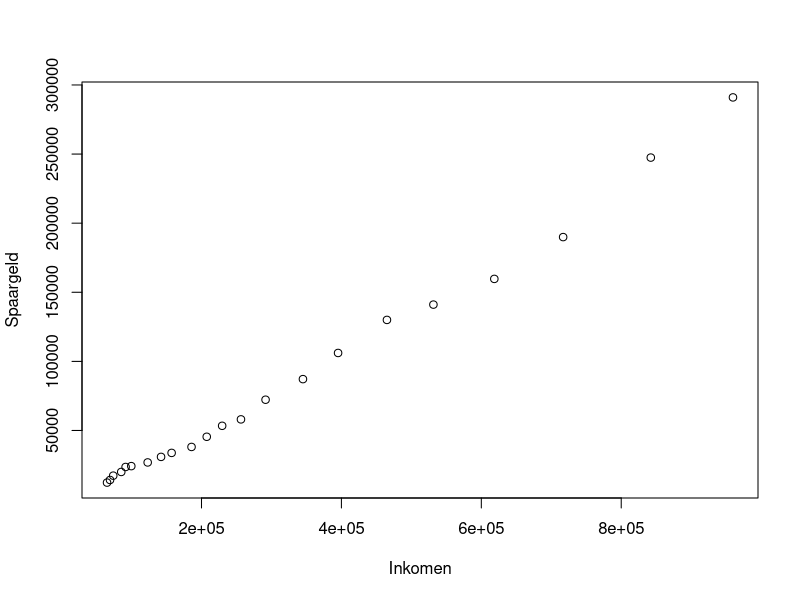
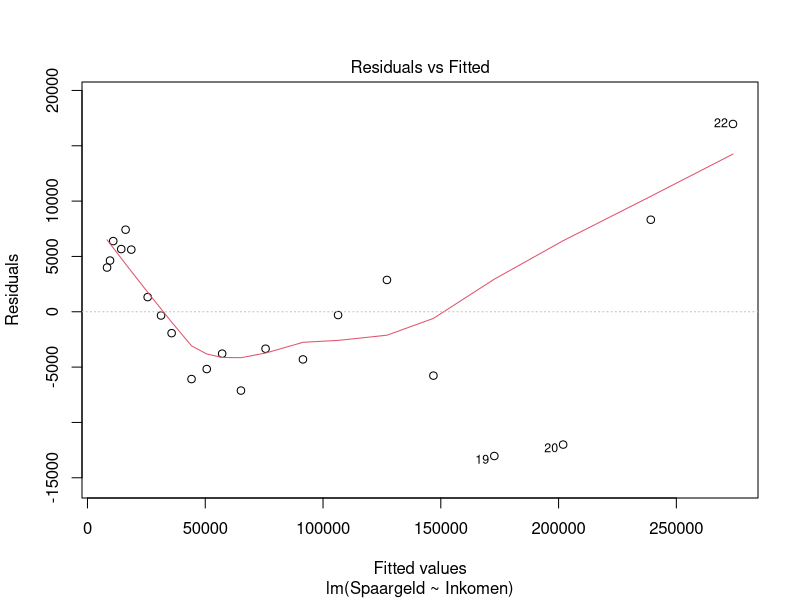
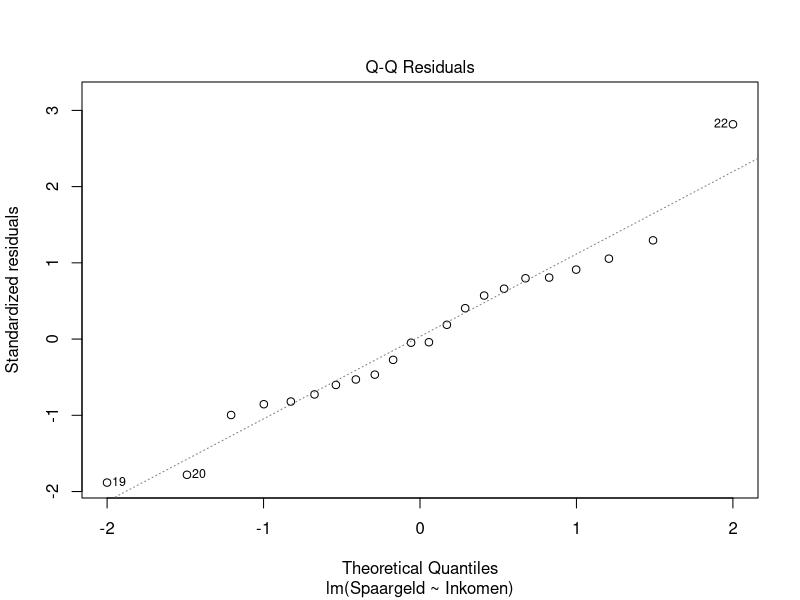
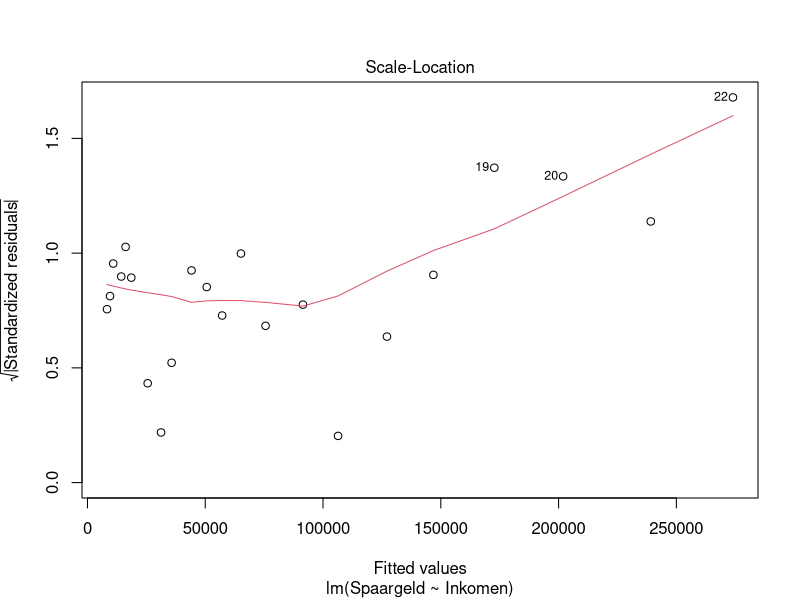
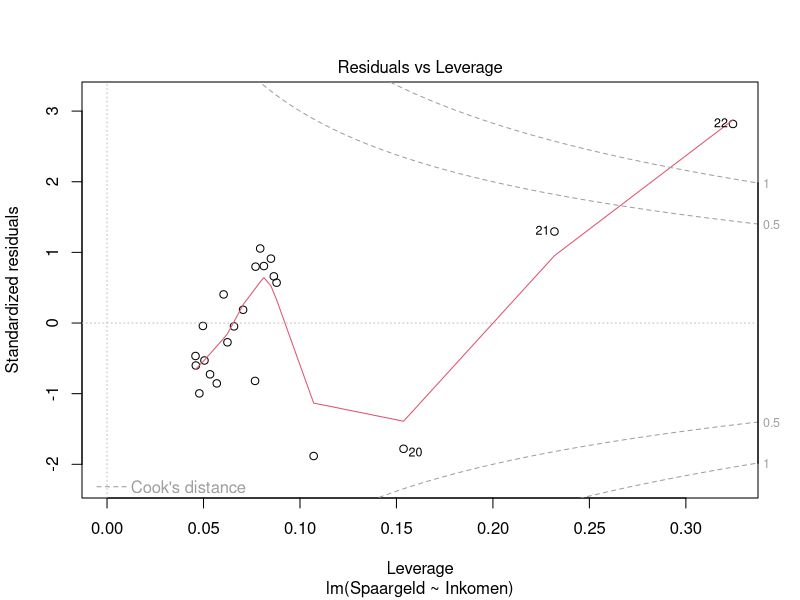
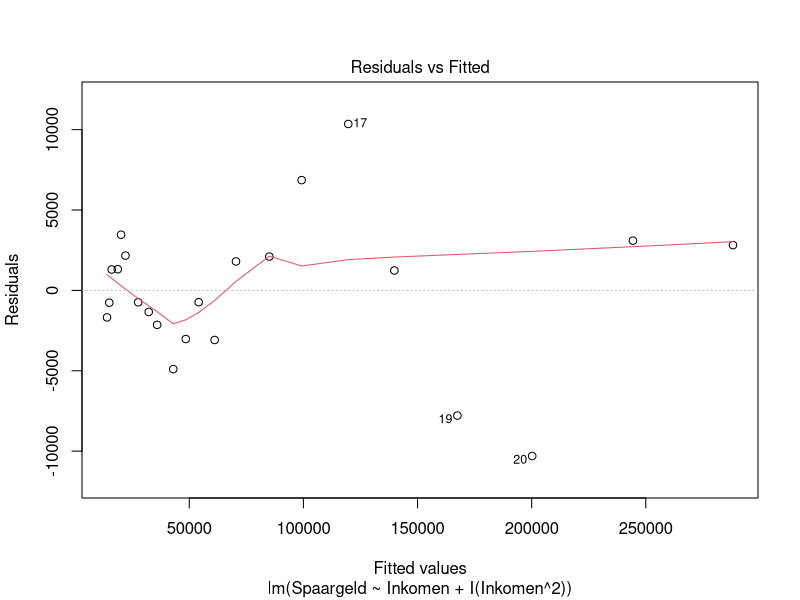
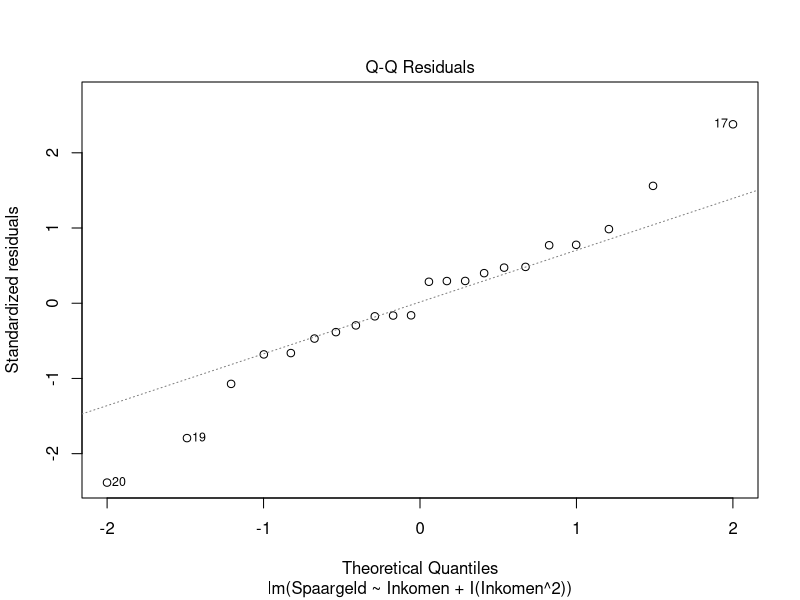
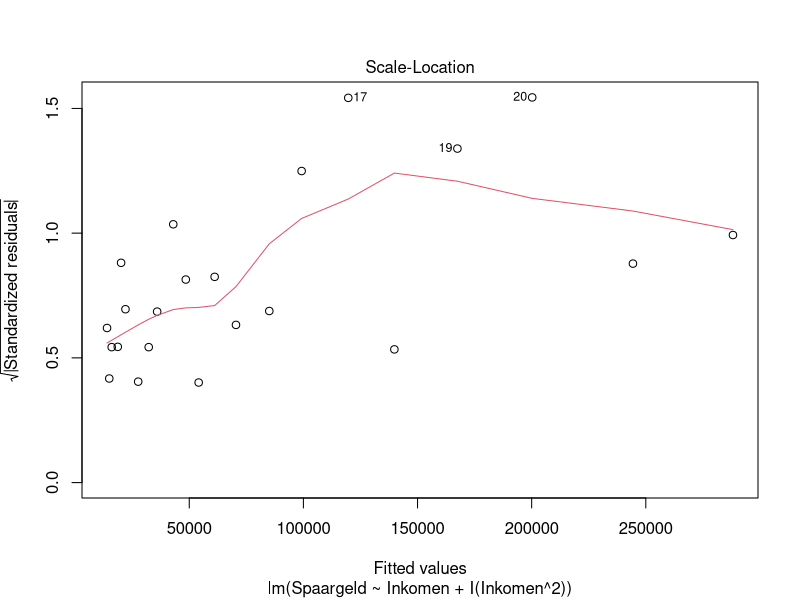

Source code (R) for these figures, in order:
## ---- chunk 1
#| label: fig-sparen-data
#| fig-cap: "Voorbeeld sparen met relatie tussen Spaargeld en Inkomen."

sparen <- read.csv("data/inkomen-spaargeld.csv")
head(sparen)
plot(Spaargeld ~Inkomen, data = sparen)
## ---- chunk 2
#| label: sparen-model
model.sparen <- lm(Spaargeld ~ Inkomen, data = sparen)
summary(model.sparen)
## ---- chunk 3
#| layout-ncol: 2
#| label: fig-sparen-diagnoses
#| fig-cap: "Diagnostische grafieken lineair model Sparen-Inkomen."
#| fig-subcap: 
#|   - "Residuals - Fitted values"
#|   - "Normal Q-Q"
#|   - "Scale-Location"
#|   - "Residuals - Leverage"

plot(model.sparen)
## ---- chunk 4
#| label: sparen-model2
model2.sparen <-  lm(Spaargeld ~ Inkomen + I(Inkomen^2), data = sparen)
# model2.sparen <-  lm(Spaargeld ~ poly(Inkomen, degree=2, raw = TRUE), data = sparen)
summary(model2.sparen)
## ---- chunk 5
#| layout-ncol: 2
#| label: fig-sparen-model2-diagnoses
#| fig-cap: "Diagnostische grafieken voor het model met een kwadratische term."
#| fig-subcap: 
#|   - "Residuals - Fitted values"
#|   - "Normal Q-Q"
#|   - "Scale-Location"
#|   - "Residuals - Leverage"

plot(model2.sparen)
## ---- chunk 6
#| label: sparen21-model
sparen21 <- sparen[1:21,]
model.sparen21 <-  lm(Spaargeld ~ Inkomen, data = sparen21)
summary(model.sparen21)
## ---- chunk 7
#| layout-ncol: 2
#| label: fig-sparen21-model-diagnoses
#| fig-cap: "Diagnostische grafieken voor het model met uitsluiting waarneming."
#| fig-subcap: 
#|   - "Residuals - Fitted values"
#|   - "Normal Q-Q"
#|   - "Scale-Location"
#|   - "Residuals - Leverage"

plot(model.sparen21)
